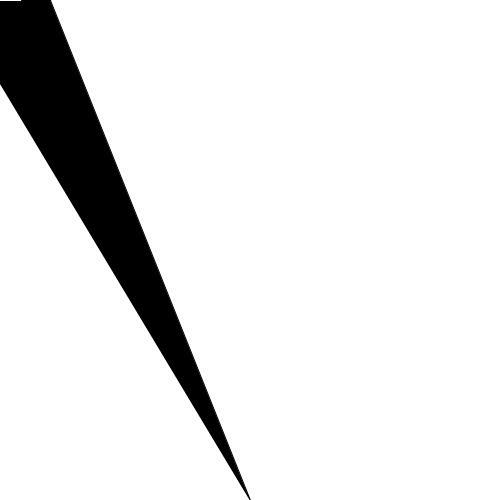
Frame 1 (no input)
Frame 60 (the mouse pressed at the canvas centre just before this capture): identical to frame 1, image omitted
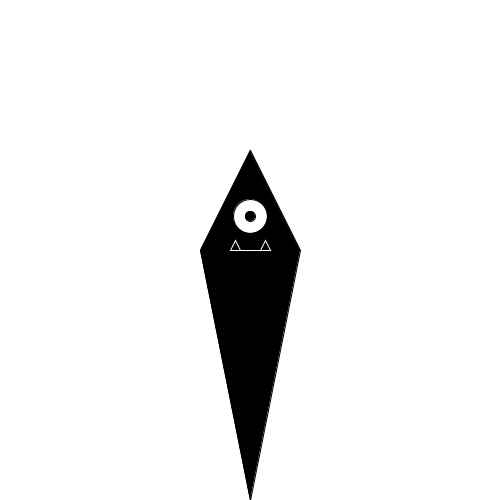
Frame 120 (the mouse held since frame 60 and released just before this capture)

The Processing sketch that drew these frames (run headless with seeded random() and noise(); from frame 60 on, the mouse is pressed at the canvas centre):

// Processing sketch: processing_162427
// ── processing_162427.pde

/*
dont sweat the petty things and dont pet the sweaty things
                                                          -obama
*/
void setup() {
  background(255);
  size(500, 500);
}

void draw() {
  background(255);
  thing(mouseX, mouseY);
}


void thing(int x, int y) {
  fill(0);
  stroke(0);
  triangle(x-50, y, x+50, y, width/2, height);
  triangle(x-50, y, x+50, y, x, y-100);
  fill(255);
  ellipse(x,y-34,34,34);
  fill(0);
  ellipse(x,y-34,10,10);
  stroke(255);
  line(x-20,y,x+20,y);
  triangle(x-20,y,x-10,y,x-15,y-10);
  triangle(x+20,y,x+10,y,x+15,y-10);
}
